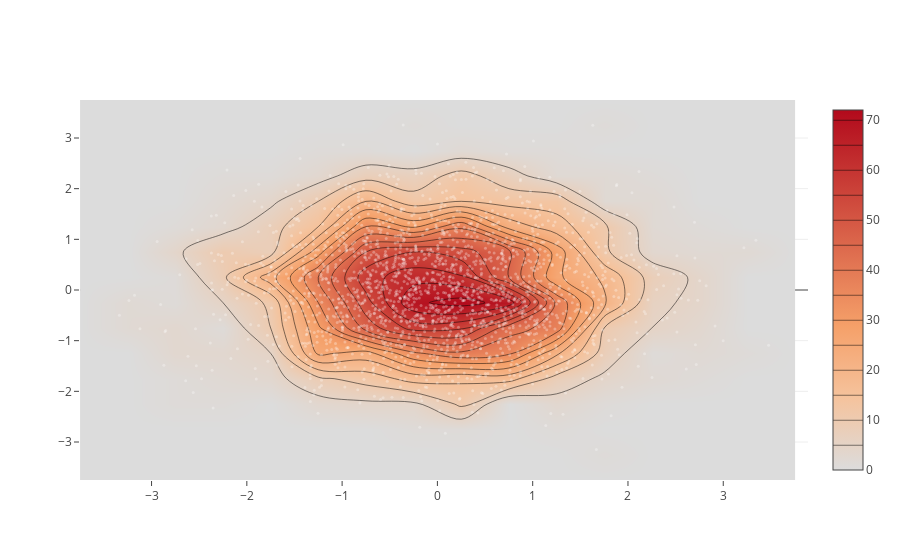

Here is the notebook cell this chart was saved with:
### Code cell
# Scatter plot with heatmap
x = np.random.randn(2000)
y = np.random.randn(2000)
plotly.offline.iplot([Histogram2dContour(x=x, y=y, contours=Contours(coloring='heatmap')),
       Scatter(x=x, y=y, mode='markers', marker=Marker(color='white', size=3, opacity=0.3))], show_link=False)

### Figure 1 — Plotly figure (JSON) as saved in the notebook; plotly's stock layout.template omitted (floating-point values rounded to 4 significant figures; data arrays with more than 128 entries replaced by an {"elided": "..."} marker saying what was removed)
{"data": [{"contours": {"coloring": "heatmap"}, "type": "histogram2dcontour", "x": {"elided": "2000 float values"}, "y": {"elided": "2000 float values"}}, {"marker": {"color": "white", "opacity": 0.3, "size": 3}, "mode": "markers", "type": "scatter", "x": {"elided": "2000 float values"}, "y": {"elided": "2000 float values"}}], "layout": {}}
